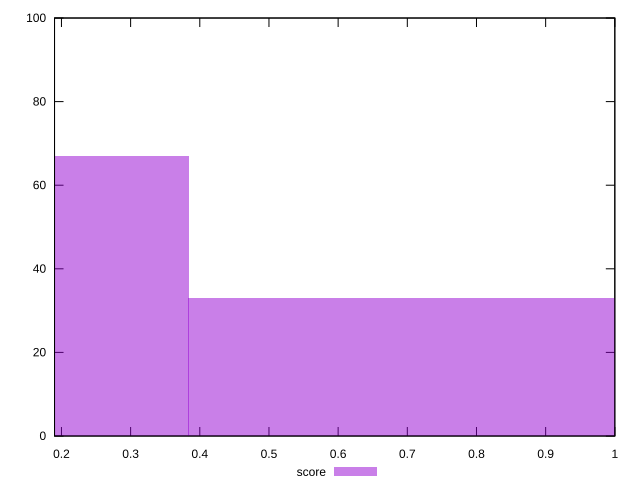

Write the gnuplot code that produced this figure.
reset

$score <<EOF
0.7673552574378875 33
0 67
EOF

set key outside below
set boxwidth 0.7673552574378875
set xrange [0.19:1]
set yrange [0:100]
set trange [0:100]
set style fill transparent solid 0.5 noborder
set terminal svg size 640, 490 enhanced background rgb 'white'
set output "report_00015_2021-02-09T16-11-33.973Z/uses-rel-preload/samples/pages/score/histogram.svg"

plot $score title "score" with boxes

reset
